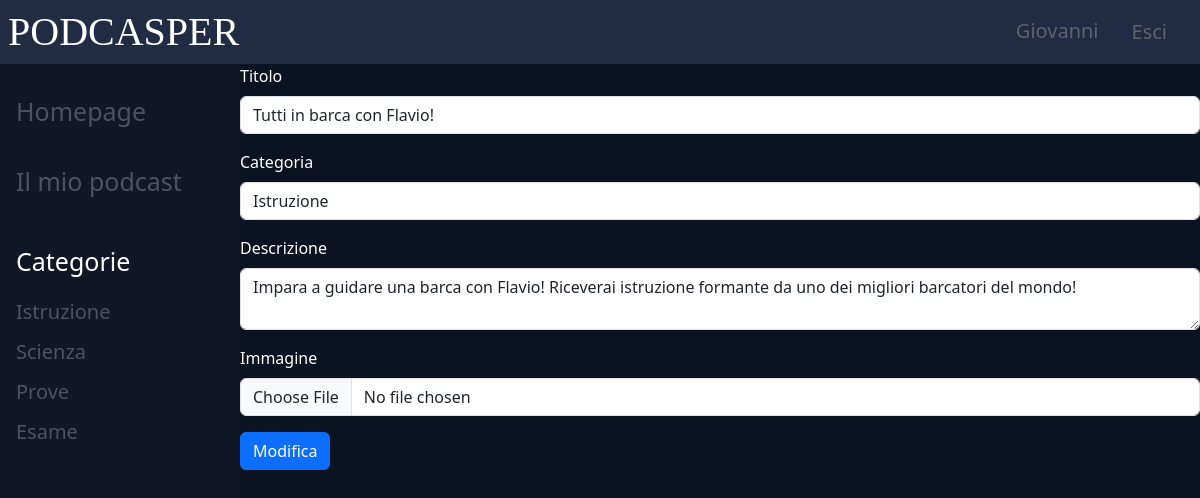
Screenshot of /serie/1/modifica_form (signed in) with the database file from the repository.
### tables this page shows
CREATE TABLE Utenti (
    ID INTEGER PRIMARY KEY,
    NOME VARCHAR(255),
    MAIL VARCHAR(255) UNIQUE,
    FORMATO_IMMAGINE VARCHAR(255),
    PASSWORD VARCHAR(255),
    TIPO VARCHAR(255)
);

CREATE TABLE Serie (
    ID INTEGER PRIMARY KEY,
    ID_AUTORE INTEGER ,
    TITOLO VARCHAR(255),
    FORMATO_IMMAGINE VARCHAR(255),
    DESCRIZIONE TEXT,
    CATEGORIA VARCHAR(255),
    FOREIGN KEY (ID_AUTORE)  REFERENCES  Utenti(ID) ON DELETE CASCADE
);

### app.py (the view)
@app.route("/serie/<string:id>/modifica_form")
@login_required
def route_form_modifica_serie(id):
    serie = dao_serie.get_serie_by_id(id)
    return render_template("modifica_serie.html", serie=serie)

### app.py (called while the page is built)
@login_manager.user_loader
def load_user(user_id):
    db_user = dao_users.get_user_by_id(user_id)
    return User(
        id=db_user["ID"],
        nome=db_user["NOME"],
        mail=db_user["MAIL"],
        immagine=db_user["FORMATO_IMMAGINE"],
        tipo=db_user["TIPO"]
    )

@app.context_processor
def inietta_categorie():
    diz = {
        "categorie": dao_serie.get_categorie()
    }
    if current_user.is_authenticated:
        seguiti = dao_serie.get_seguiti(current_user.id)
        autori = {}
        for serie in seguiti:
            autori[serie["ID"]] = dao_users.get_user_by_id(serie["ID_AUTORE"])
        diz["seguiti"] = seguiti
        diz["serie_seguite_autore"] = autori
    return diz

### dao_serie.py (called while the page is built)
def get_seguiti(id_utente):
    with get_connection() as con:
        cursor=con.cursor()
        cursor.execute("SELECT S.* FROM Serie S, Serie_seguite SS WHERE S.ID = SS.ID_SERIE AND SS.ID_UTENTE = ?;", (id_utente,))
        seguiti = cursor.fetchall()
        cursor.close()
    return seguiti

def get_categorie():
    with get_connection() as con:
        cursor=con.cursor()
        cursor.execute("SELECT DISTINCT CATEGORIA FROM Serie;")
        category = cursor.fetchall()
        cursor.close()
    return category

def get_serie_by_id(id):
    with get_connection() as con:
        cursor=con.cursor()
        cursor.execute("SELECT * FROM Serie WHERE ID=?;",(id,))
        serie=cursor.fetchone()
        cursor.close()
    return serie

### dao_users.py (called while the page is built)
def get_user_by_id(id):
    with get_connection() as con:
        cursor=con.cursor()
        cursor.execute("SELECT * FROM Utenti WHERE ID=?;",(id,))
        utente=cursor.fetchone()
        cursor.close()
    return utente

### database.py (called while the page is built)
def get_connection():
    con=sqlite3.connect("database.db")
    con.row_factory=sqlite3.Row
    con.execute("PRAGMA foreign_keys = 1;")
    return con

### templates/modifica_serie.html (shortened to what this page needs)
{% extends "base.html" %}
{% block contenuto %}
<form action="{{url_for('route_modifica_serie', id=serie.ID)}}" method="POST" class="needs-validation"
    enctype="multipart/form-data" novalidate>
    <div class="mb-3">
        <label for="nomeUtente" class="form-label">Titolo</label>
        <input type="text" class="form-control" id="nomeUtente" name="titolo" value="{{ serie.TITOLO }}" required
            minlength="1" maxlength="100">
    </div>
    <div class="mb-3">
        <label for="mailUtente" class="form-label">Categoria</label>
        <input type="text" class="form-control" id="mailUtente" name="categoria" value="{{ serie.CATEGORIA }}" required
            minlength="1" maxlength="100">
    </div>
    <div class="mb-3">
        <label for="descrizione" class="form-label">Descrizione</label>
        <textarea class="form-control" id="descrizione" name="descrizione_serie" required minlength="1"
            maxlength="1000">{{ serie.DESCRIZIONE }}</textarea>
    </div>
    <div class="mb-3">
        <label for="immagineUtente" class="form-label">Immagine</label>
        <input type="file" class="form-control" id="immagineUtente" name="immagine" required>
    </div>
    <button type="submit" class="btn btn-primary">Modifica</button>
</form>
{% endblock %}

### templates/base.html (shortened to what this page needs)
<!DOCTYPE html>
<html lang="it">
{% from "bootstrap5/utils.html" import render_icon %}
<head>
    {{ bootstrap.load_css(version="5.2.3") }}
    <link rel="stylesheet" type="text/css" href="{{ url_for('static', filename='css/base.css') }}">
    <link rel="stylesheet" type="text/css" href="{{ url_for('static', filename='css/style_main1.css') }}">
    <link rel="stylesheet" type="text/css" href="{{ url_for('static', filename='css/style_mio_podcast.css') }}">
    <link rel="stylesheet" type="text/css" href="{{ url_for('static', filename='css/style_mio_profilo.css') }}">
    <link rel="stylesheet" type="text/css" href="{{ url_for('static', filename='css/style_serie.css') }}">
    <link rel="stylesheet" type="text/css" href="{{ url_for('static', filename='css/style_pagina_episodio.css') }}">
</head>
<body>
    <header>
        <h1><a href="/" class="titolo">PODCASPER</a></h1>
        <nav>
            {% if current_user.is_authenticated %}
            <a class="accedi" href="{{url_for('route_creatore', id=current_user.id) }}" title="Accedi">{{
                current_user.nome
                }}</a>
            <form action="{{ url_for('route_logout') }}" class="d-inline" method="POST">
                <button class="btn btn-link accedi d-inline" type="submit">Esci</button>
            </form>
            {% else %}
            <a class="accedi" href="{{ url_for('route_registrati') }}" title="Iscrizione">Iscriviti</a>
            <a class="accedi" href="{{ url_for('route_accedi') }}" title="Accedi">Accedi</a>
            {% endif %}
        </nav>
    </header>
    <div class="contenitore">
        <aside class="box1">
            <nav class="menu">
                <h1><a class="selezione" href="{{ url_for('route_home') }}" title="Homepage">Homepage</a></h1>
                {% if current_user.is_authenticated and current_user.tipo == "Creatore" %}
                <h1><a class="selezione" href="{{ url_for('route_mie_serie') }}" title="Il mio podcast">Il mio
                        podcast</a></h1>
                {% endif %}
            </nav>
            <div class="tutte_categorie">
                <h2 class="categoria" title="Categorie">Categorie</h2>
                <div class="categorie">
                    {% for categoria in categorie %}
                    <h1>
                        <a class="selezione_categoria"
                            href="{{ url_for('route_categoria', categoria=categoria.CATEGORIA) }}" title="categoria">{{
                            categoria.CATEGORIA }}</a>
                    </h1>
                    {% endfor %}
                </div>
            </div>
        </aside>
        <main class="box2">
            {% block contenuto %}
            {% endblock %}
        </main>
    </div>
</body>
</html>

### static/css/base.css (style rules this page uses)
label { color: #FFF; }
.titolo { text-decoration: none; color: #FFF; }
header { z-index: 69420; }

### static/css/style_main1.css (style rules this page uses)
header { display: flex; position: sticky; top: 0; justify-content: space-between; background-color: #222b44; height: 4rem; }
header>h1 { flex: 1; padding: 8px; color: #fff; font-family: 'Times New Roman', Times, serif; }
header>nav { flex: 1; padding-right: 1rem; display: flex; text-align: end; flex-direction: row; justify-content: flex-end }
.accedi { font-size: 20px; font-weight: 400; padding: 1rem; color: #5e626e; cursor: pointer; transition: .3s linear; text-decoration: none; text-align: end; overflow: hidden; text-overflow: ellipsis; white-space: nowrap; }
.contenitore { display: flex; justify-content: space-between; align-items: stretch; }
aside { position: sticky; top: 64px; left: 0; height: calc(100vh - 64px); flex: 1; background-color: #111727; }
.box1 { padding-top: 1rem; display: flex; flex-direction: column; gap: 10px; }
.selezione { display: block; width: 15rem; font-size: 25px; font-weight: 400; padding: 1rem; color: #4c5262; cursor: pointer; transition: .3s linear; text-decoration: none; overflow: hidden; text-overflow: ellipsis; white-space: nowrap; }
body .contenitore .box1 .tutte_categorie .categoria { width: 15rem; font-size: 25px; font-weight: 400; padding: 1rem; color: #ffffff; text-decoration: none; overflow: hidden; text-overflow: ellipsis; white-space: nowrap; }
body .contenitore .box1 .tutte_categorie .categorie { display: flex; flex-direction: column; justify-content: flex-start; height: 20rem; width: 100%; overflow: auto; scroll-behavior: smooth; }
body .contenitore .box1 .tutte_categorie .categorie .selezione_categoria { display: block; width: 15rem; font-size: 20px; font-weight: 400; top: 64px; padding-left: 1rem; padding-bottom: 0.5rem; color: #4c5262; cursor: pointer; transition: .3s linear; text-decoration: none; overflow: hidden; text-overflow: ellipsis; white-space: nowrap; }
main { flex: 5; top: 9rem; background-color: #0b1320; width: 64rem; }
.box2 { display: flex; flex-direction: column; flex-wrap: wrap; }

### rows the page displays
Utenti: nome "Giovanni"
Serie: titolo "Tutti in barca con Flavio!", categoria "Istruzione", descrizione_serie "Impara a guidare una barca con Flavio! Riceverai istruzione formante da uno dei migliori barcatori del mondo!"

### other values shown
{{ categoria.CATEGORIA }} "Istruzione" "Scienza" "Prove" "Esame"
